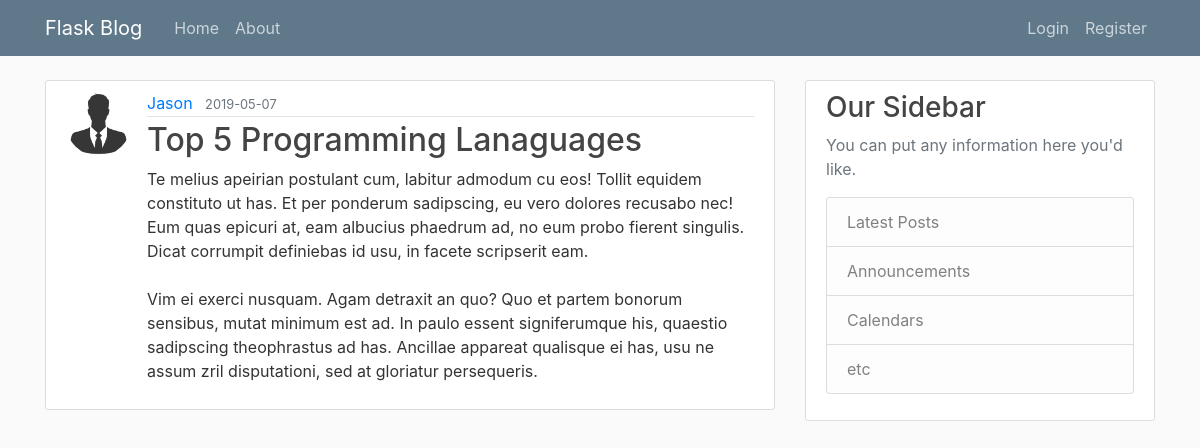
Page /post/3 on the earlier database version.
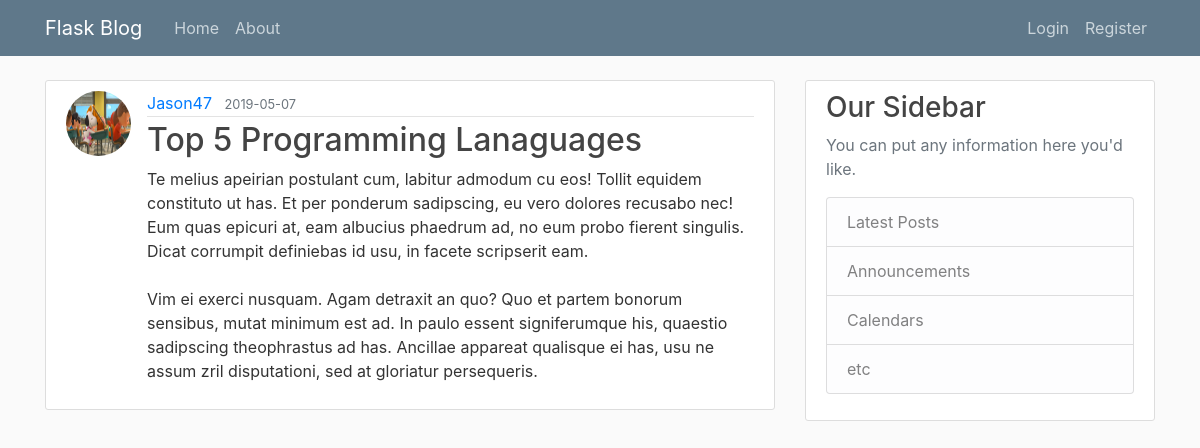
Same page on the later database version.
### application/models.py (models this page shows, shortened)
class User(db.Model,UserMixin):
    id = db.Column(db.Integer, primary_key=True)
    username = db.Column(db.String(20), unique=True, nullable=False)
    email = db.Column(db.String(60), unique=True, nullable=False)
    password = db.Column(db.String(60), nullable=False)
    image_file = db.Column(db.String(20), nullable=False, default="default.jpg")
    posts = db.relationship("Post", backref="author", lazy=True)

### application/posts/routes.py (the view)
@posts.route("/post/<int:post_id>")
def post(post_id):
    post = Post.query.get_or_404(post_id)
    return render_template("post.html", title=post.title, post=post)

### application/templates/post.html (shortened to what this page needs)
{% extends "layout.html" %}
{% block content %}
    <article class="media content-section">
        <img class="rounded-circle article-img" src="{{ url_for('static',filename='profile_pics/'+post.author.image_file) }}">
        <div class="media-body">
            <div class="article-metadata">
                <a class="mr-2" href="{{ url_for('users.user_posts',username = post.author.username) }}">{{ post.author.username }}</a>
                <small class="text-muted">{{ post.date_posted.strftime("%Y-%m-%d") }}</small>
            </div>
            <h2 class="article-title">{{ post.title }}</h2>
            <p class="article-content">{{ post.content }}</p>
        </div>
    </article>
{% endblock content %}

Differences in the rows shown:
changed User: image_file: picture added in place of a placeholder; author.username "Jason" → "Jason47"
